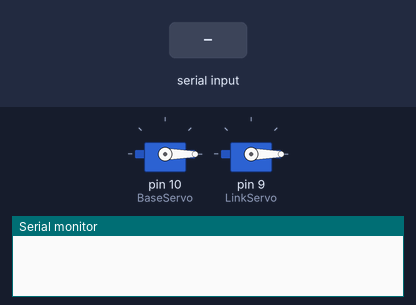
Recording of a sketch running on a simulated Arduino Uno, built with avr-gcc and run on an emulated ATmega328P. On the bench: 2 × servo, the last lines printed to the serial monitor. The test bench sets the inputs (shaded band).

Above: at 1.2 s.
1.3 s: "90,45\n" received over Serial
At 1.8 s:
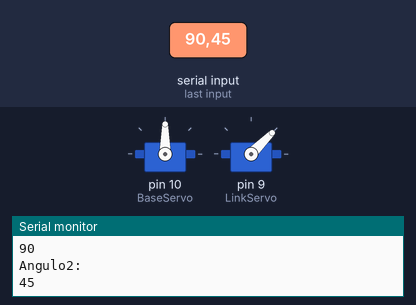
2.8 s: "30,150\n" received over Serial
At 4.0 s:
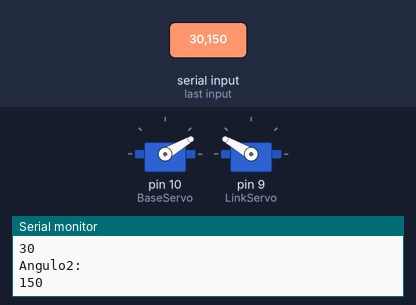
4.3 s: "1,90\n" received over Serial
At 5.3 s:
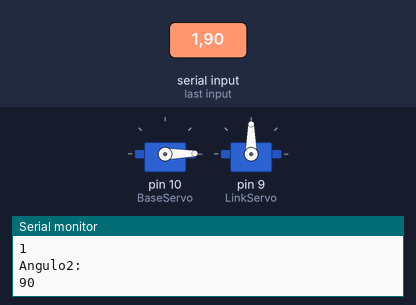
Timing chart, 0 to 7.3 s (numbered marks = the images above; inputs shaded):
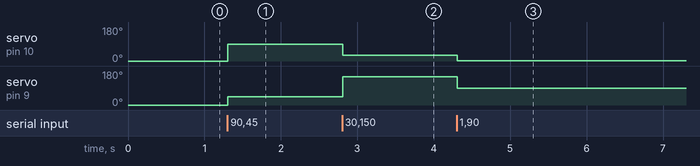

The sketch:

arduino_host.ino
```cpp
// Include the servo library
#include <Servo.h>

// Criando os dois objetos que representam os dois servos, o da base e o do elo
Servo BaseServo, LinkServo;

void setup() {
	BaseServo.attach(10);
	LinkServo.attach(9);
	BaseServo.write(0);
	LinkServo.write(0);
	Serial.begin(9600);
}

void loop() {

int angulo1, angulo2;

	while (Serial.available() < 2);		/*Espera chegar dados na porta */
	angulo1 = Serial.parseInt();		/*Pega o primeiro dado*/

	while (Serial.available() < 2);		/*Espera chegar dados na porta */
	angulo2 = Serial.parseInt();		/*Pega o segundo dado*/

	BaseServo.write(angulo1);			/*Escreve a nova posicao do angulo*/
	LinkServo.write(angulo2);			/*Escreve a nova posicao do angulo*/

	Serial.println("\n\nAngulo1: ");	/*Retorna pelo para o computador o angulo lido pelo sensor*/
	Serial.print(angulo1);				/*Retorna para o computador o angulo lido pelo sensor*/
	Serial.println("\nAngulo2: ");		/*Retorna para o computador o angulo lido pelo sensor*/
	Serial.print(angulo2);				/*Retorna para o computador o angulo lido pelo sensor*/
}
```

Measured:
- after the input at 1.3 s, servo on pin 10 (BaseServo): 0° → 90° at once; servo on pin 9 (LinkServo): 0° → 45° at once
- after the input at 2.8 s, servo on pin 10 (BaseServo): 90° → 30° at once; servo on pin 9 (LinkServo): 45° → 150° at once
- after the input at 4.3 s, servo on pin 10 (BaseServo): 30° → 1° at once; servo on pin 9 (LinkServo): 150° → 90° at once
